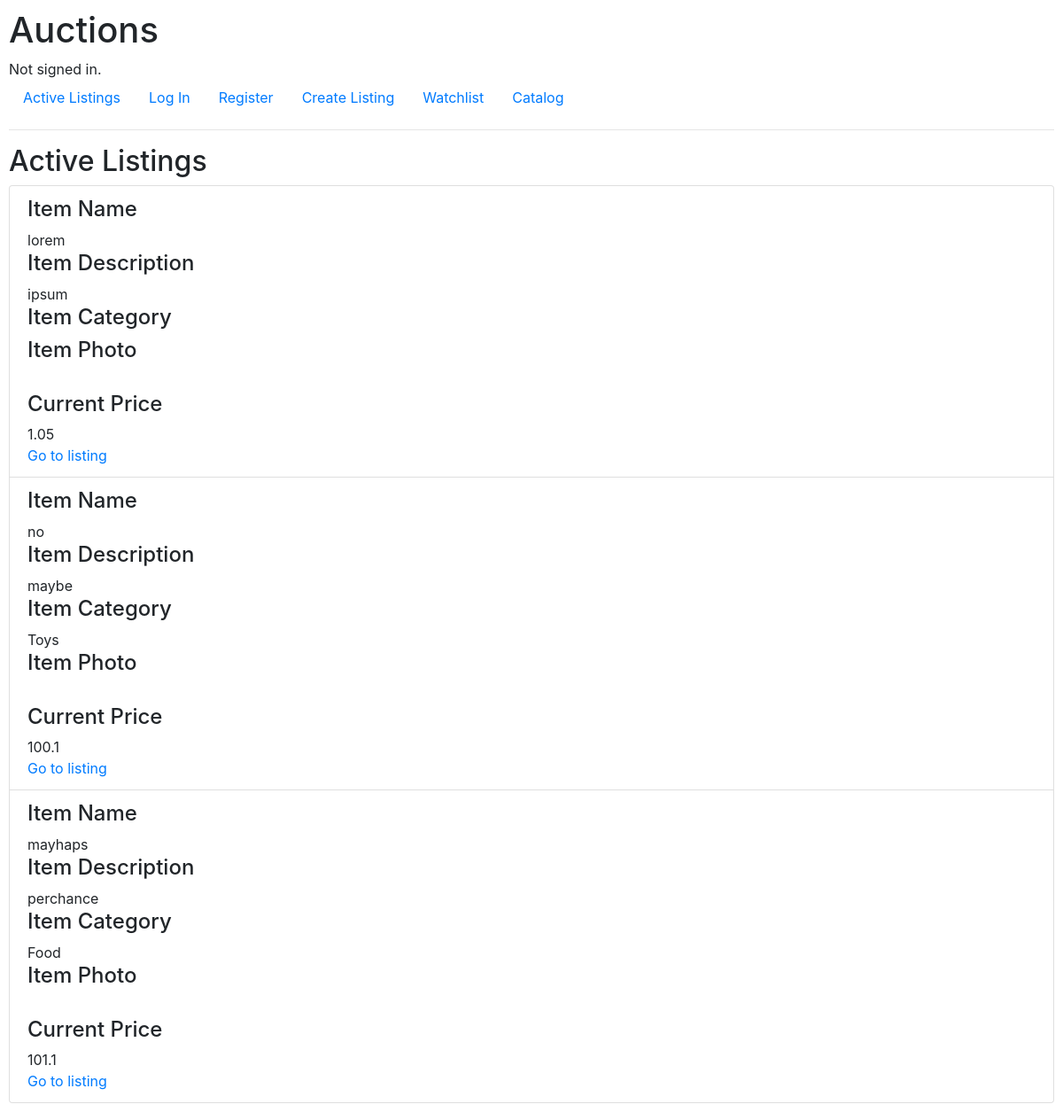
Before: / with the older database file.
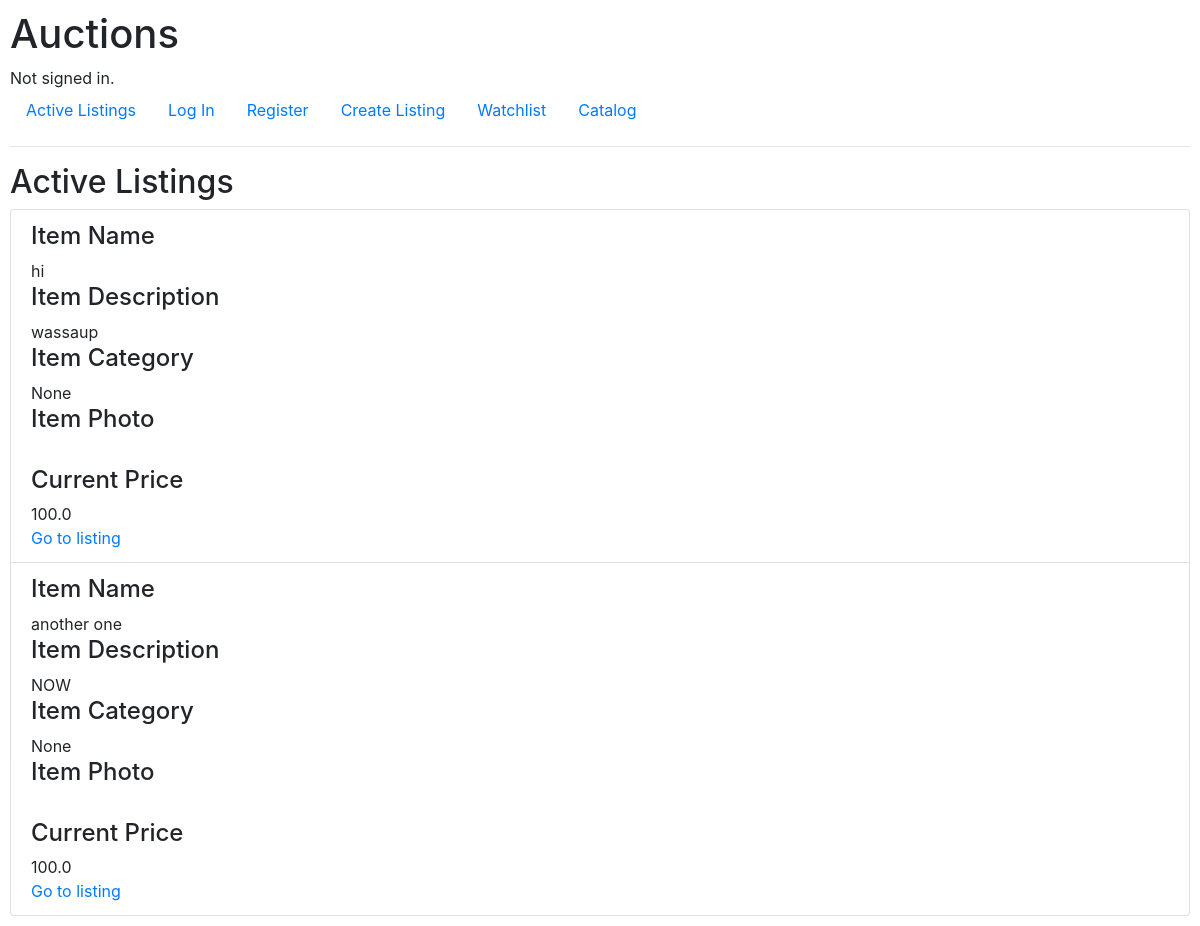
After: the same page with the newer database file.
### auctions/models.py (models this page shows, shortened)
class Listing(models.Model):
    item_name = models.CharField(max_length=100)
    item_description = models.TextField()
    item_category = models.CharField(max_length=100, default="None")
    item_photo = models.CharField(max_length=100, blank=True)
    starting_price = models.FloatField()
    closed = models.BooleanField(default=False)
    listing_user = models.ForeignKey(settings.AUTH_USER_MODEL, on_delete=models.CASCADE)

class Bid(models.Model):
    current_amount = models.FloatField(default=0)
    item = models.ForeignKey(Listing, on_delete=models.CASCADE, related_name="bidding_item_name")
    bidding_user = models.ForeignKey(settings.AUTH_USER_MODEL, on_delete=models.CASCADE)
    class Meta:
        ordering=["-current_amount"]

### auctions/views.py (the view)
# urls.py: path("", views.index, name="index"),
def index(request):
    listing_set = []
    listings = Listing.objects.all()
    for listing in listings:
        try:
            listing_set.append([listing, Bid.objects.filter(item__id=listing.id).order_by('-current_amount').first()])
        except:
            listing_set.append([listing, None])
    return render(request, "auctions/index.html", {
        "listing_set": listing_set
    })

### auctions/templates/auctions/index.html (shortened to what this page needs)
{% extends "auctions/layout.html" %}
{% block body %}
    <h2>Active Listings</h2>
    <ul class="list-group">
    {% for listing in listing_set %}
        <li class="list-group-item">
            <div>
                <h4>
                    Item Name
                </h4>
                {{ listing.0.item_name }}
            </div>
            <div>
                <h4>
                    Item Description
                </h4>
                {{ listing.0.item_description }}
            </div>
            <div>
                <h4>
                    Item Category
                </h4>
                {{ listing.0.item_category }}
            </div>
            <div>
                <h4>
                    Item Photo
                </h4>
            </div>
            <div>
                <h4>
                    Current Price
                </h4>
                {% if listing.1 == None %}
                {{ listing.0.starting_price }}
                {% else %}
                {{ listing.1.current_amount }}
                {% endif %}
            </div>
            <div>
                <a href="{% url 'listing' id=listing.0.id %}">Go to listing</a>
            </div>
        </li>
    {% endfor %}
    </ul>
{% endblock %}

### auctions/templates/auctions/layout.html (shortened to what this page needs)
{% load static %}
<!DOCTYPE html>
<html lang="en">
    <head>
        <link rel="stylesheet" href="https://stackpath.bootstrapcdn.com/bootstrap/4.4.1/css/bootstrap.min.css">
        <link href="{% static 'auctions/styles.css' %}" rel="stylesheet">
    </head>
    <body>
        <h1>Auctions</h1>
        <div>
            {% if user.is_authenticated %}
                Signed in as <strong>{{ user.username }}</strong>.
            {% else %}
                Not signed in.
            {% endif %}
        </div>
        <ul class="nav">
            <li class="nav-item">
                <a class="nav-link" href="{% url 'index' %}">Active Listings</a>
            </li>
            {% if user.is_authenticated %}
                <li class="nav-item">
                    <a class="nav-link" href="{% url 'logout' %}">Log Out</a>
                </li>
            {% else %}
                <li class="nav-item">
                    <a class="nav-link" href="{% url 'login' %}">Log In</a>
                </li>
                <li class="nav-item">
                    <a class="nav-link" href="{% url 'register' %}">Register</a>
                </li>
            {% endif %}
            <li class="nav-item">
                <a class="nav-link" href="{% url 'create' %}">Create Listing</a>
            </li>
            <li class="nav-item">
                <a class="nav-link" href="{% url 'watchlist' %}">Watchlist</a>
            </li>
            <li class="nav-item">
                <a class="nav-link" href="{% url 'categories' %}">Catalog</a>
            </li>
        </ul>
        <hr>
        {% block body %}
        {% endblock %}
    </body>
</html>

### auctions/static/auctions/styles.css (style rules this page uses)
body { padding: 10px; }

Changed rows visible on the page:
removed Listing: item_name "lorem", item_description "ipsum", current_amount "1.05"
removed Listing: item_name "no", item_description "maybe", item_category "Toys", starting_price "100.1"
removed Listing: item_name "mayhaps", item_description "perchance", item_category "Food", starting_price "101.1"
added Listing: item_name "hi", item_description "wassaup", item_category "None", starting_price "100.0"
added Listing: item_name "another one", item_description "NOW", item_category "None", starting_price "100.0"
